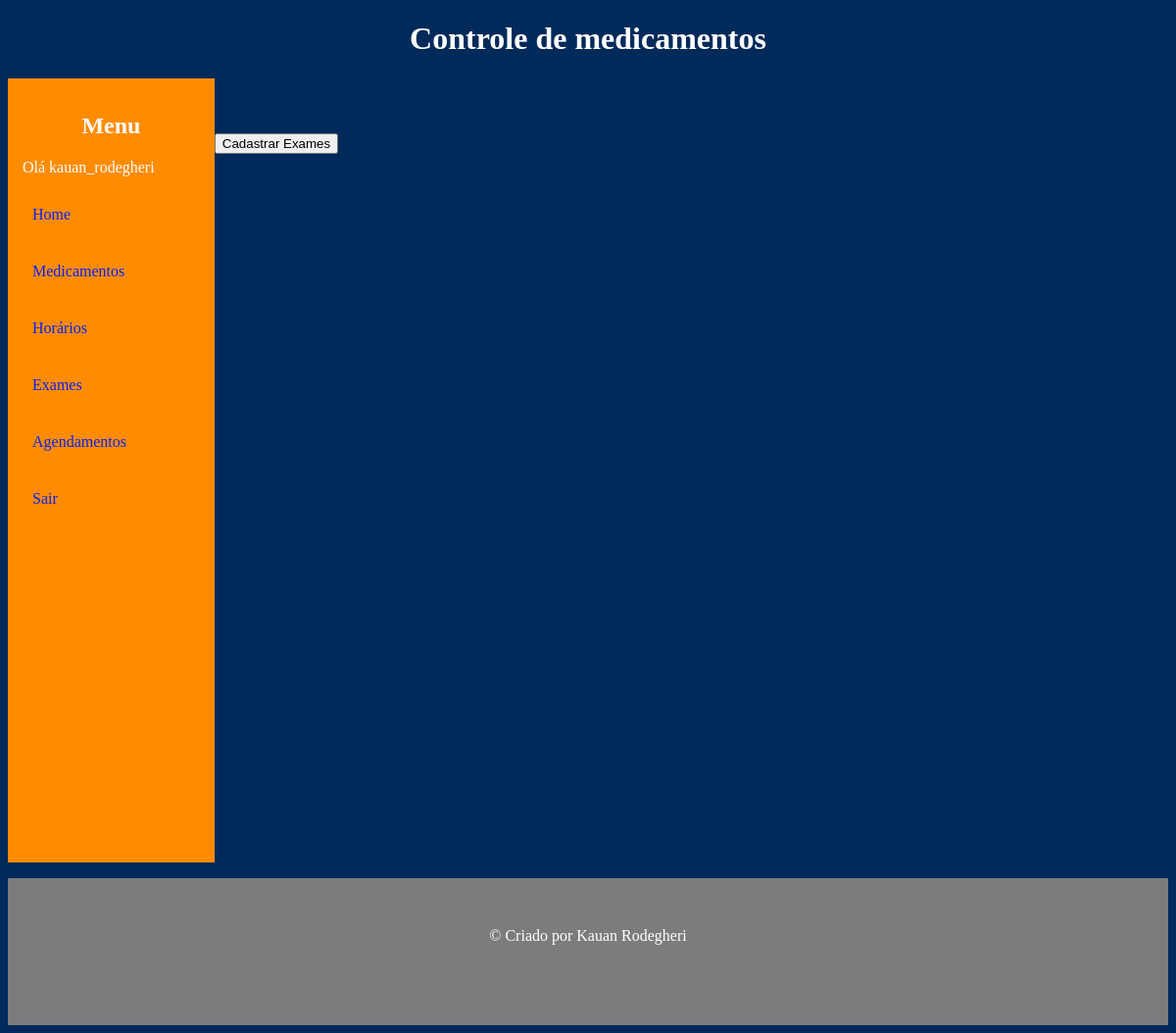
Page /listar/exams/ (signed in) on the earlier database version.
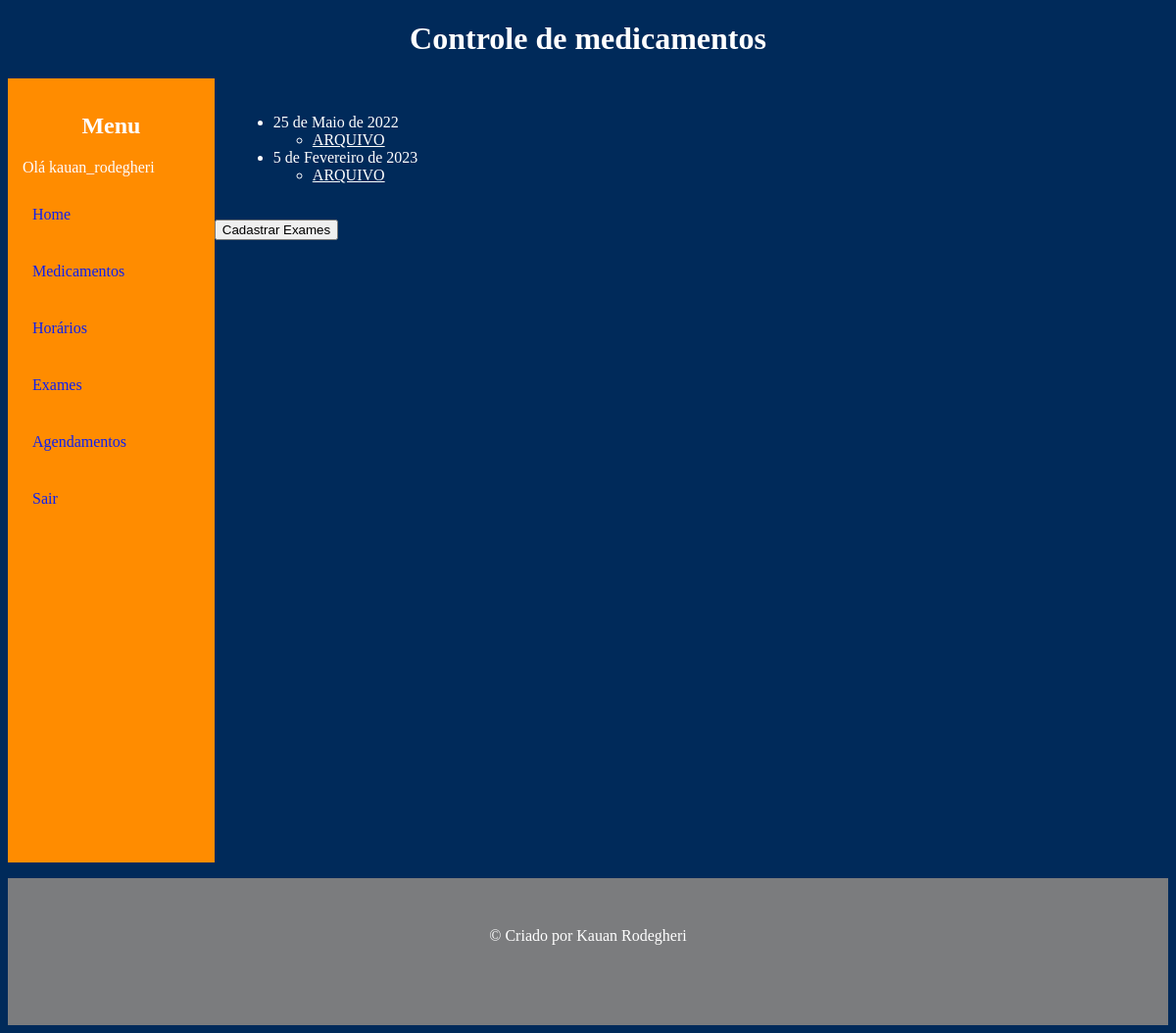
Same page on the later database version.
### exams/models.py (models this page shows)
class Exams(models.Model):
    user = models.ForeignKey(User, on_delete=models.CASCADE, related_name='exams')
    file = models.FileField()
    day = models.DateField()
    class Meta:
        ordering = ['day']

### exams/views.py (the view)
# urls.py: path('listar/exams/', exams_list_view, name='exams_listview'),
@login_required(login_url='login')
def exams_list_view(request):
    exams = Exams.objects.all().filter(user=request.user)
    return render(request, 'exams_listview.html', {'exams': exams})

### exams/templates/exams_listview.html (shortened to what this page needs)
{% extends 'base.html' %}
{% block content %}
<div class="grids">
    <ul>
    {% for exam in exams %}
        <li>{{exam.day}}</li>
        <ul>
            <li><a href="{{exam.file.url}}" target="_blank">ARQUIVO</a></li>
        </ul>
    {% endfor %}
    </ul>
</div>
<input type="button" value="Cadastrar Exames" onclick="location.href='{% url 'exams_createview' %}'">
{% endblock %}

Differences in the rows shown:
added Exams: day "25 de Maio de 2022"
added Exams: day "5 de Fevereiro de 2023"
